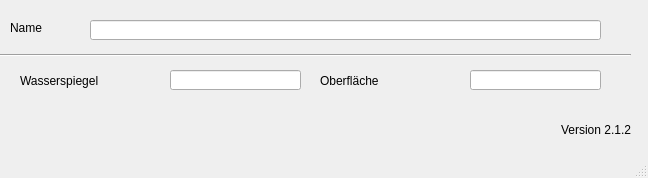
<?xml version="1.0" encoding="UTF-8"?>
<ui version="4.0">
 <class>MainWindow</class>
 <widget class="QMainWindow" name="MainWindow">
  <property name="geometry">
   <rect>
    <x>0</x>
    <y>0</y>
    <width>648</width>
    <height>178</height>
   </rect>
  </property>
  <property name="windowTitle">
   <string>MainWindow</string>
  </property>
  <widget class="QWidget" name="centralwidget">
   <widget class="QLabel" name="label">
    <property name="geometry">
     <rect>
      <x>10</x>
      <y>20</y>
      <width>46</width>
      <height>16</height>
     </rect>
    </property>
    <property name="text">
     <string>Name</string>
    </property>
   </widget>
   <widget class="QLabel" name="label_20">
    <property name="geometry">
     <rect>
      <x>20</x>
      <y>70</y>
      <width>121</width>
      <height>21</height>
     </rect>
    </property>
    <property name="text">
     <string>Wasserspiegel</string>
    </property>
   </widget>
   <widget class="Line" name="line">
    <property name="geometry">
     <rect>
      <x>0</x>
      <y>40</y>
      <width>631</width>
      <height>31</height>
     </rect>
    </property>
    <property name="orientation">
     <enum>Qt::Horizontal</enum>
    </property>
   </widget>
   <widget class="QLineEdit" name="schnam">
    <property name="geometry">
     <rect>
      <x>90</x>
      <y>20</y>
      <width>511</width>
      <height>20</height>
     </rect>
    </property>
   </widget>
   <widget class="QLineEdit" name="wspiegel">
    <property name="geometry">
     <rect>
      <x>170</x>
      <y>70</y>
      <width>131</width>
      <height>20</height>
     </rect>
    </property>
   </widget>
   <widget class="QLabel" name="label_21">
    <property name="geometry">
     <rect>
      <x>320</x>
      <y>70</y>
      <width>121</width>
      <height>21</height>
     </rect>
    </property>
    <property name="text">
     <string>Oberfläche</string>
    </property>
   </widget>
   <widget class="QLineEdit" name="oberfl">
    <property name="geometry">
     <rect>
      <x>470</x>
      <y>70</y>
      <width>131</width>
      <height>20</height>
     </rect>
    </property>
   </widget>
   <widget class="QLabel" name="lb_version">
    <property name="geometry">
     <rect>
      <x>560</x>
      <y>120</y>
      <width>71</width>
      <height>20</height>
     </rect>
    </property>
    <property name="toolTip">
     <string>Version QKan Import</string>
    </property>
    <property name="text">
     <string>Version 2.1.2</string>
    </property>
    <property name="alignment">
     <set>Qt::AlignRight|Qt::AlignTrailing|Qt::AlignVCenter</set>
    </property>
   </widget>
  </widget>
  <widget class="QMenuBar" name="menubar">
   <property name="geometry">
    <rect>
     <x>0</x>
     <y>0</y>
     <width>648</width>
     <height>21</height>
    </rect>
   </property>
  </widget>
  <widget class="QStatusBar" name="statusbar"/>
 </widget>
 <resources/>
 <connections/>
</ui>
